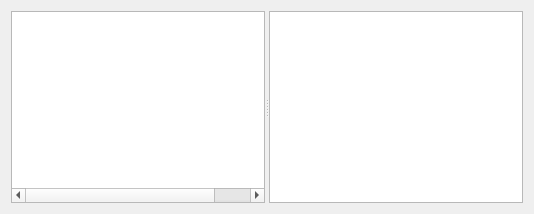
       <widget class="QWidget" name="GadgetView">
        <attribute name="title">
         <string>ROP View</string>
        </attribute>
        <layout class="QHBoxLayout" name="horizontalLayout">
         <item>
          <widget class="QSplitter" name="splitter">
           <property name="orientation">
            <enum>Qt::Horizontal</enum>
           </property>
           <widget class="QTreeWidget" name="gadgetPane">
            <property name="enabled">
             <bool>true</bool>
            </property>
            <property name="autoFillBackground">
             <bool>false</bool>
            </property>
            <property name="styleSheet">
             <string notr="true"/>
            </property>
            <property name="editTriggers">
             <set>QAbstractItemView::AnyKeyPressed|QAbstractItemView::DoubleClicked</set>
            </property>
            <property name="tabKeyNavigation">
             <bool>true</bool>
            </property>
            <property name="indentation">
             <number>0</number>
            </property>
            <property name="rootIsDecorated">
             <bool>true</bool>
            </property>
            <property name="uniformRowHeights">
             <bool>false</bool>
            </property>
            <property name="itemsExpandable">
             <bool>false</bool>
            </property>
            <property name="sortingEnabled">
             <bool>false</bool>
            </property>
            <property name="headerHidden">
             <bool>true</bool>
            </property>
            <column>
             <property name="text">
              <string>Location</string>
             </property>
            </column>
            <column>
             <property name="text">
              <string>asm</string>
             </property>
            </column>
            <column>
             <property name="text">
              <string>Gadget</string>
             </property>
            </column>
           </widget>
           <widget class="QListWidget" name="detailPane"/>
          </widget>
         </item>
        </layout>
       </widget>
